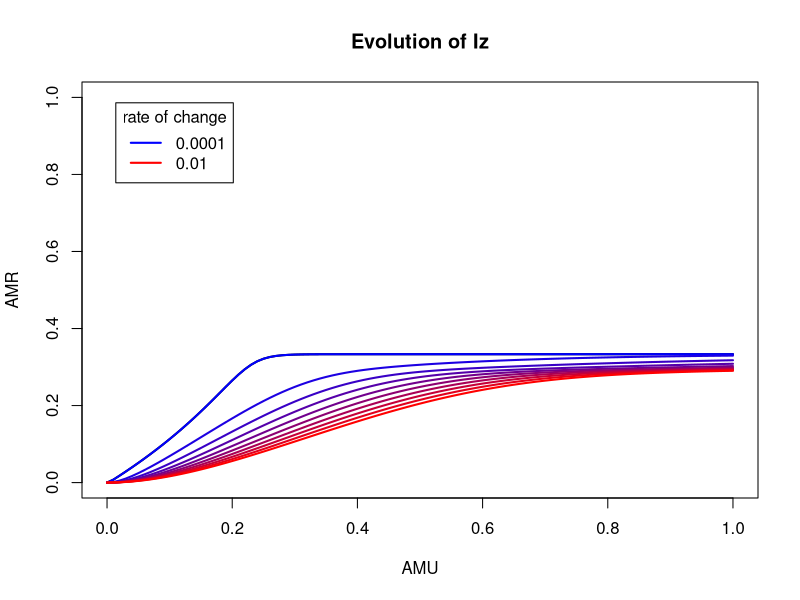

The R source for this figure:
## ---- chunk 1
library(deSolve)
library(plyr)

options("scipen" = 10)

# initial state:
N <- 1
prop <- 0.01 #initial value of Iw and Iz

# time:
epsilon_max <- 1 #max eps_val
eps_real_max <- 0.99
eps_growth <- seq(0.0001, 0.01, length.out = 10) #eps=eps_growth*t

a <- 2000 #time span for reaching initial conditions with eps=0
a2 <- epsilon_max/eps_growth #time span after the start of eps variation
m <- 1 #time step


zoom <- 100 #after breakpoint 1/zoom step

eps_value_disp <- 0.01
recolt_value <- eps_value_disp*zoom/eps_growth





# parameters
pbeta_w <- 0.04 #transmission parameter of Iw
pbeta_z <- 0.015 #transmission parameter of Iz

pgammaa <- 0.01 #innate recovery rate
pgamma_tilt <- 0.1 #recovery rate of Iw when treated by antibiotics


prho <- 0.05 #probability of clinical failure

#epsilon change over time

peps <- 0.0


## ---- chunk 2
parameters <- c(beta_w=pbeta_w, beta_z=pbeta_z, gamma=pgammaa, gamma_prim=pgamma_tilt, eps=peps, rho=prho)

state <- c(S=1-2*prop, Iw=prop, Iz=prop)

times=seq(0, a, by=m)

SIS_init=function(times, state, parameters){
  with(as.list(c(state,parameters)),
       {dS = - beta_w*Iw*S - beta_z*Iz*S + gamma*(1-eps)*Iw + gamma_prim*eps*Iw + gamma*Iz
        dIw = beta_w*Iw*S + (1-eps)*beta_w*Iw*Iz - eps*beta_z*Iz*Iw - rho*eps*Iw - gamma*(1-eps)*Iw - gamma_prim*eps*Iw
        dIz = beta_z*Iz*S + eps*beta_z*Iz*Iw + rho*eps*Iw - (1-eps)*beta_w*Iw*Iz - gamma*Iz
        
        list(c(dS, dIw, dIz))
       })
}

out_init=as.data.frame(
  ode(y=state, times=times, func=SIS_init, parms=parameters)
)

## ---- chunk 3
cbind.fill <- function(...){
    nm <- list(...) 
    nm <- lapply(nm, as.matrix)
    n <- max(sapply(nm, nrow)) 
    do.call(cbind, lapply(nm, function (x) 
        rbind(x, matrix(, n-nrow(x), ncol(x))))) 
}


## ---- chunk 4
parameters2 <- c(beta_w=pbeta_w, beta_z=pbeta_z, gamma=pgammaa, gamma_prim=pgamma_tilt, eps=peps, rho=prho, peps_growth=0)

state2 <- c(S=out_init$S[nrow(out_init)], Iw=out_init$Iw[nrow(out_init)], Iz=out_init$Iz[nrow(out_init)])

#t=seq(0, a2, by=1/zoom)

SIS=function(t, state2, parameters2){
  with(as.list(c(state2,parameters2)),
       {
        eps=peps_growth*t
        dS = - beta_w*Iw*S - beta_z*Iz*S + gamma*(1-eps)*Iw + gamma_prim*eps*Iw + gamma*Iz
        dIw = beta_w*Iw*S + (1-eps)*beta_w*Iw*Iz - eps*beta_z*Iz*Iw - rho*eps*Iw - gamma*(1-eps)*Iw - gamma_prim*eps*Iw
        dIz = beta_z*Iz*S + eps*beta_z*Iz*Iw + rho*eps*Iw - (1-eps)*beta_w*Iw*Iz - gamma*Iz
        
        list(c(dS, dIw, dIz))
       })
}

eps_speed_fun <- function(growth_rate) {
  a2 <- epsilon_max/growth_rate
  t=seq(0, a2+100, by=1/zoom)
  parameters2[7] <- growth_rate 
  out =as.data.frame(
  ode(y=state2, times=t, func=SIS, parms=parameters2)
)
}
## ---- chunk 5



out <- do.call(cbind.fill, lapply(eps_growth, eps_speed_fun))
## ---- chunk 6

timecol <- seq(1, ncol(out), by=4)
izcol <- seq(4, ncol(out), by=4)
iwcol <- seq(3, ncol(out), by=4)
scol <- seq(2, ncol(out), by=4)

times <- out[,timecol]
Iz <- out[,izcol]
Iw <- out[,iwcol]
S <- out[,scol]


epsilon <- times


for (i in 1:ncol(times)) {
  epsilon[,i] <- times[,i]*eps_growth[i]
}

Iz2 <- Iz[seq(1, nrow(out), by=recolt_value[1]),1]
epsilon2 <- epsilon[seq(1, nrow(out), by=recolt_value[1]),1]
Iw2 <- Iw[seq(1, nrow(out), by=recolt_value[1]),1]
S2 <- S[seq(1, nrow(out), by=recolt_value[1]),1]

for (i in 2:ncol(Iz)) {
  Iz3 <- Iz[!is.na(Iz[,i]),i]
  epsilon3 <- epsilon[!is.na(epsilon[,i]),i]
  Iw3 <- Iw[!is.na(Iw[,i]),i]
  S3 <- S[!is.na(S[,i]),i]
  
  Iz2 <- cbind(Iz2, Iz3[seq(1, length(Iz3), by=recolt_value[i])])
  epsilon2 <- cbind(epsilon2, epsilon3[seq(1, length(epsilon3), by=recolt_value[i])])
  Iw2 <- cbind(Iw2, Iw3[seq(1, length(Iw3), by=recolt_value[i])])
  S2 <- cbind(S2, S3[seq(1, length(S3), by=recolt_value[i])])
  }

Iz2 <- Iz2[1:101,]
epsilon2 <- epsilon2[1:101,]
Iw2 <- Iw2[1:101,]
S2 <- S2[1:101,]




#out <- mutate(out, eps = out$time*eps_growth)


## ---- chunk 7
colglob <- colorRampPalette(c("blue", "red"))

colforcol <- colglob(ncol(Iz))


linfun <- function(x, t){
  lines(t, unlist(x), lty=1, lwd=2, col=colforcol[as.numeric(parent.frame()$i)])
}



plot(epsilon2[,1], Iz2[,1], xlab="AMU", ylab="AMR", main = "Evolution of Iz", type="l", lty=1, lwd=2, ylim=c(0, 1))
capture.output(apply(Iz2, 2, linfun, epsilon2[,1]), file='NUL')

mintag <- paste(eps_growth[1])
maxtag <- paste(eps_growth[length(eps_growth)])
legend("topleft" , inset=.05, title='rate of change', c(mintag, maxtag), lty=c(1,1), lwd=c(2,2), col=c("blue", "red"))


## ---- chunk 8


#parameters4 <- c(beta_w=pbeta_w, beta_z=pbeta_z, gamma=pgammaa, gamma_prim=pgamma_tilt, eps=peps, rho=prho, peps_growth=eps_growth[1], eps_real_max=eps_real_max)

#Stry <- as.data.frame(out[,17:20])
#Stry <- Stry[!is.na(Stry[,1]),]
#state4 <- c(S=Stry$S[length(Stry$S)], Iw=Stry$Iw[length(Stry$Iw)], Iz=Stry$Iz[length(Stry$Iz)], eps_dec=0)

#t=seq(0, a2, by=1/zoom)

#SIS_back=function(t, state4, parameters4){
  #with(as.list(c(state4,parameters4)),
 #      {
#        eps=eps_real_max - peps_growth*t
  #      dS = - beta_w*Iw*S - beta_z*Iz*S + gamma*(1-eps)*Iw + gamma_prim*eps*Iw + gamma*Iz
   #     dIw = beta_w*Iw*S + (1-eps)*beta_w*Iw*Iz - eps*beta_z*Iz*Iw - rho*eps*Iw - gamma*(1-eps)*Iw - gamma_prim*eps*Iw
    #    dIz = beta_z*Iz*S + eps*beta_z*Iz*Iw + rho*eps*Iw - (1-eps)*beta_w*Iw*Iz - gamma*Iz
     #   deps_dec=eps
        
      #  list(c(dS, dIw, dIz, deps_dec))
      # })
#}


#eps_speed_fun <- function(growth_rate) {
 # a4 <- eps_real_max/growth_rate
#  t=seq(0, a4, by=1/zoom)
#  parameters4[7] <- growth_rate 
#  out =as.data.frame(
#  ode(y=state4, times=t, func=SIS_back, parms=parameters4)
#)
#}

#trial
#a4 <- eps_real_max/eps_growth[5]
#t=seq(0, a4, by=1/zoom)
#parameters4[7] <- eps_growth[5]
#out_back = as.data.frame(
#  ode(y=state4, times=t, func=SIS_back, parms=parameters4)
#)

#hysteresis impossible?

#parameters <- c(beta_w=pbeta_w, beta_z=pbeta_z, gamma=pgammaa, gamma_prim=pgamma_tilt, eps=peps, rho=prho)

#state <- c(S=Stry$S[length(Stry$S)], Iw=Stry$Iw[length(Stry$Iw)], Iz=Stry$Iz[length(Stry$Iz)])


#times=seq(0, 10*a, by=m)

#SIS_init=function(times, state, parameters){
 # with(as.list(c(state,parameters)),
#       {dS = - beta_w*Iw*S - beta_z*Iz*S + gamma*(1-eps)*Iw + gamma_prim*eps*Iw + gamma*Iz
#        dIw = beta_w*Iw*S + (1-eps)*beta_w*Iw*Iz - eps*beta_z*Iz*Iw - rho*eps*Iw - gamma*(1-eps)*Iw - gamma_prim*eps*Iw
#        dIz = beta_z*Iz*S + eps*beta_z*Iz*Iw + rho*eps*Iw - (1-eps)*beta_w*Iw*Iz - gamma*Iz
        
#        list(c(dS, dIw, dIz))
#       })
#}

#out_try=as.data.frame(
#  ode(y=state, times=times, func=SIS_init, parms=parameters)
#)
